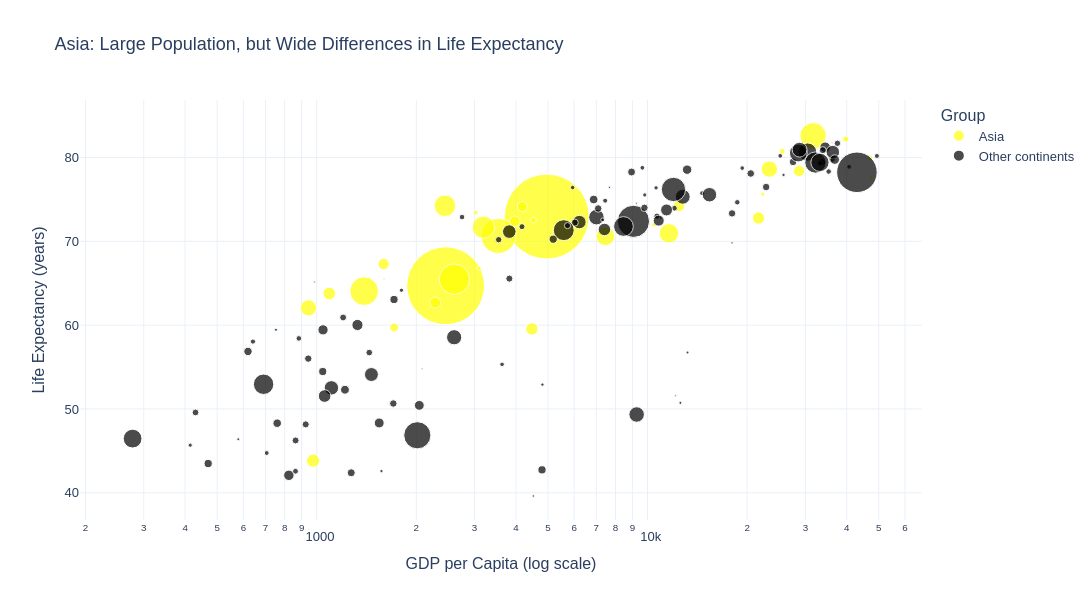

Notebook code for this chart:
### Markdown cell above
## Task 2 — Bubble chart: tell a story

**What to build:** A bubble chart (full 2007 dataset, all countries) where:
- x = GDP per capita (log scale)
- y = life expectancy
- size = population
- colour = ONE continent highlighted (your choice), all others grey
- At least one annotation explaining the highlighted group's story

> This is the grey-and-highlight technique applied to a bubble chart.

### Code cell
# Task 2
# YOUR CODE HERE


import plotly.express as px

df_2007 = df[df['year'] == 2007].copy()

df_2007['group'] = df_2007['continent'].apply(
    lambda x: 'Asia' if x == 'Asia' else 'Other continents'
)

fig = px.scatter(
    data_frame=df_2007,
    x='gdpPercap',
    y='lifeExp',
    size='pop',
    color='group',
    hover_name='country',
    log_x=True,
    size_max=60,
    color_discrete_map={
        'Asia': 'yellow',
        'Other continents': 'black'
    },
    labels={
        'gdpPercap': 'GDP per Capita (log scale)',
        'lifeExp': 'Life Expectancy (years)',
        'pop': 'Population',
        'group': 'Group'
    },
    template='plotly_white',
    title='Asia: Large Population, but Wide Differences in Life Expectancy'
)
fig.add_annotation(
    x=1500, y=65,
    text='Asian countries vary widely<br>in wealth and life expectancy',
    showarrow=True,
    arrowhead=2
)
fig.update_layout(
    height=600,
    width=1100,
    font=dict(family='Arial', size=13)
)
fig.show()

### Figure 1 — Plotly figure (JSON) as saved in the notebook; plotly's stock layout.template omitted (floating-point values rounded to 4 significant figures)
{"data": [{"hovertemplate": "<b>%{hovertext}</b><br><br>Group=Asia<br>GDP per Capita (log scale)=%{x}<br>Life Expectancy (years)=%{y}<br>Population=%{marker.size}<extra></extra>", "hovertext": ["Afghanistan", "Bahrain", "Bangladesh", "Cambodia", "China", "Hong Kong, China", "India", "Indonesia", "Iran", "Iraq", "Israel", "Japan", "Jordan", "Korea, Dem. Rep.", "Korea, Rep.", "Kuwait", "Lebanon", "Malaysia", "Mongolia", "Myanmar", "Nepal", "Oman", "Pakistan", "Philippines", "Saudi Arabia", "Singapore", "Sri Lanka", "Syria", "Taiwan", "Thailand", "Vietnam", "West Bank and Gaza", "Yemen, Rep."], "legendgroup": "Asia", "marker": {"color": "yellow", "size": [31889923, 708573, 150448339, 14131858, 1318683096, 6980412, 1110396331, 223547000, 69453570, 27499638, 6426679, 127467972, 6053193, 23301725, 49044790, 2505559, 3921278, 24821286, 2874127, 47761980, 28901790, 3204897, 169270617, 91077287, 27601038, 4553009, 20378239, 19314747, 23174294, 65068149, 85262356, 4018332, 22211743], "sizemode": "area", "sizeref": 366300.0, "symbol": "circle"}, "mode": "markers", "name": "Asia", "orientation": "v", "showlegend": true, "type": "scatter", "x": [974.6, 29800.0, 1391.0, 1714.0, 4959.0, 39720.0, 2452.0, 3541.0, 11610.0, 4471.0, 25520.0, 31660.0, 4519.0, 1593.0, 23350.0, 47310.0, 10460.0, 12450.0, 3096.0, 944.0, 1091.0, 22320.0, 2606.0, 3190.0, 21650.0, 47140.0, 3970.0, 4185.0, 28720.0, 7458.0, 2442.0, 3025.0, 2281.0], "xaxis": "x", "y": [43.83, 75.64, 64.06, 59.72, 72.96, 82.21, 64.7, 70.65, 70.96, 59.55, 80.75, 82.6, 72.53, 67.3, 78.62, 77.59, 71.99, 74.24, 66.8, 62.07, 63.78, 75.64, 65.48, 71.69, 72.78, 79.97, 72.4, 74.14, 78.4, 70.62, 74.25, 73.42, 62.7], "yaxis": "y"}, {"hovertemplate": "<b>%{hovertext}</b><br><br>Group=Other continents<br>GDP per Capita (log scale)=%{x}<br>Life Expectancy (years)=%{y}<br>Population=%{marker.size}<extra></extra>", "hovertext": ["Albania", "Algeria", "Angola", "Argentina", "Australia", "Austria", "Belgium", "Benin", "Bolivia", "Bosnia and Herzegovina", "Botswana", "Brazil", "Bulgaria", "Burkina Faso", "Burundi", "Cameroon", "Canada", "Central African Republic", "Chad", "Chile", "Colombia", "Comoros", "Congo, Dem. Rep.", "Congo, Rep.", "Costa Rica", "Cote d'Ivoire", "Croatia", "Cuba", "Czech Republic", "Denmark", "Djibouti", "Dominican Republic", "Ecuador", "Egypt", "El Salvador", "Equatorial Guinea", "Eritrea", "Ethiopia", "Finland", "France", "Gabon", "Gambia", "Germany", "Ghana", "Greece", "Guatemala", "Guinea", "Guinea-Bissau", "Haiti", "Honduras", "Hungary", "Iceland", "Ireland", "Italy", "Jamaica", "Kenya", "Lesotho", "Liberia", "Libya", "Madagascar", "Malawi", "Mali", "Mauritania", "Mauritius", "Mexico", "Montenegro", "Morocco", "Mozambique", "Namibia", "Netherlands", "New Zealand", "Nicaragua", "Niger", "Nigeria", "Norway", "Panama", "Paraguay", "Peru", "Poland", "Portugal", "Puerto Rico", "Reunion", "Romania", "Rwanda", "Sao Tome and Principe", "Senegal", "Serbia", "Sierra Leone", "Slovak Republic", "Slovenia", "Somalia", "South Africa", "Spain", "Sudan", "Swaziland", "Sweden", "Switzerland", "Tanzania", "Togo", "Trinidad and Tobago", "Tunisia", "Turkey", "Uganda", "United Kingdom", "United States", "Uruguay", "Venezuela", "Zambia", "Zimbabwe"], "legendgroup": "Other continents", "marker": {"color": "black", "size": [3600523, 33333216, 12420476, 40301927, 20434176, 8199783, 10392226, 8078314, 9119152, 4552198, 1639131, 190010647, 7322858, 14326203, 8390505, 17696293, 33390141, 4369038, 10238807, 16284741, 44227550, 710960, 64606759, 3800610, 4133884, 18013409, 4493312, 11416987, 10228744, 5468120, 496374, 9319622, 13755680, 80264543, 6939688, 551201, 4906585, 76511887, 5238460, 61083916, 1454867, 1688359, 82400996, 22873338, 10706290, 12572928, 9947814, 1472041, 8502814, 7483763, 9956108, 301931, 4109086, 58147733, 2780132, 35610177, 2012649, 3193942, 6036914, 19167654, 13327079, 12031795, 3270065, 1250882, 108700891, 684736, 33757175, 19951656, 2055080, 16570613, 4115771, 5675356, 12894865, 135031164, 4627926, 3242173, 6667147, 28674757, 38518241, 10642836, 3942491, 798094, 22276056, 8860588, 199579, 12267493, 10150265, 6144562, 5447502, 2009245, 9118773, 43997828, 40448191, 42292929, 1133066, 9031088, 7554661, 38139640, 5701579, 1056608, 10276158, 71158647, 29170398, 60776238, 301139947, 3447496, 26084662, 11746035, 12311143], "sizemode": "area", "sizeref": 366300.0, "symbol": "circle"}, "mode": "markers", "name": "Other continents", "orientation": "v", "showlegend": true, "type": "scatter", "x": [5937.0, 6223.0, 4797.0, 12780.0, 34440.0, 36130.0, 33690.0, 1441.0, 3822.0, 7446.0, 12570.0, 9066.0, 10680.0, 1217.0, 430.1, 2042.0, 36320.0, 706.0, 1704.0, 13170.0, 7007.0, 986.1, 277.6, 3633.0, 9645.0, 1545.0, 14620.0, 8948.0, 22830.0, 35280.0, 2082.0, 6025.0, 6873.0, 5581.0, 5728.0, 12150.0, 641.4, 690.8, 33210.0, 30470.0, 13210.0, 752.7, 32170.0, 1328.0, 27540.0, 5186.0, 942.7, 579.2, 1202.0, 3548.0, 18010.0, 36180.0, 40680.0, 28570.0, 7321.0, 1463.0, 1569.0, 414.5, 12060.0, 1045.0, 759.3, 1043.0, 1803.0, 10960.0, 11980.0, 9254.0, 3820.0, 823.7, 4811.0, 36800.0, 25190.0, 2749.0, 619.7, 2014.0, 49360.0, 9809.0, 4173.0, 7409.0, 15390.0, 20510.0, 19330.0, 7670.0, 10810.0, 863.1, 1598.0, 1712.0, 9787.0, 862.5, 18680.0, 25770.0, 926.1, 9270.0, 28820.0, 2602.0, 4513.0, 33860.0, 37510.0, 1107.0, 883.0, 18010.0, 7093.0, 8458.0, 1056.0, 33200.0, 42950.0, 10610.0, 11420.0, 1271.0, 469.7], "xaxis": "x", "y": [76.42, 72.3, 42.73, 75.32, 81.23, 79.83, 79.44, 56.73, 65.55, 74.85, 50.73, 72.39, 73.0, 52.3, 49.58, 50.43, 80.65, 44.74, 50.65, 78.55, 72.89, 65.15, 46.46, 55.32, 78.78, 48.33, 75.75, 78.27, 76.49, 78.33, 54.79, 72.23, 74.99, 71.34, 71.88, 51.58, 58.04, 52.95, 79.31, 80.66, 56.73, 59.45, 79.41, 60.02, 79.48, 70.26, 56.01, 46.39, 60.92, 70.2, 73.34, 81.76, 78.89, 80.55, 72.57, 54.11, 42.59, 45.68, 73.95, 59.44, 48.3, 54.47, 64.16, 72.8, 76.19, 74.54, 71.16, 42.08, 52.91, 79.76, 80.2, 72.9, 56.87, 46.86, 80.2, 75.54, 71.75, 71.42, 75.56, 78.1, 78.75, 76.44, 72.48, 46.24, 65.53, 63.06, 74.0, 42.57, 74.66, 77.93, 48.16, 49.34, 80.94, 58.56, 39.61, 80.88, 81.7, 52.52, 58.42, 69.82, 73.92, 71.78, 51.54, 79.42, 78.24, 76.38, 73.75, 42.38, 43.49], "yaxis": "y"}], "layout": {"annotations": [{"arrowhead": 2, "showarrow": true, "text": "Asian countries vary widely<br>in wealth and life expectancy", "x": 1500, "y": 65}], "font": {"family": "Arial", "size": 13}, "height": 600, "legend": {"itemsizing": "constant", "title": {"text": "Group"}, "tracegroupgap": 0}, "title": {"text": "Asia: Large Population, but Wide Differences in Life Expectancy"}, "width": 1100, "xaxis": {"anchor": "y", "domain": [0, 1], "title": {"text": "GDP per Capita (log scale)"}, "type": "log"}, "yaxis": {"anchor": "x", "domain": [0, 1], "title": {"text": "Life Expectancy (years)"}}}}
